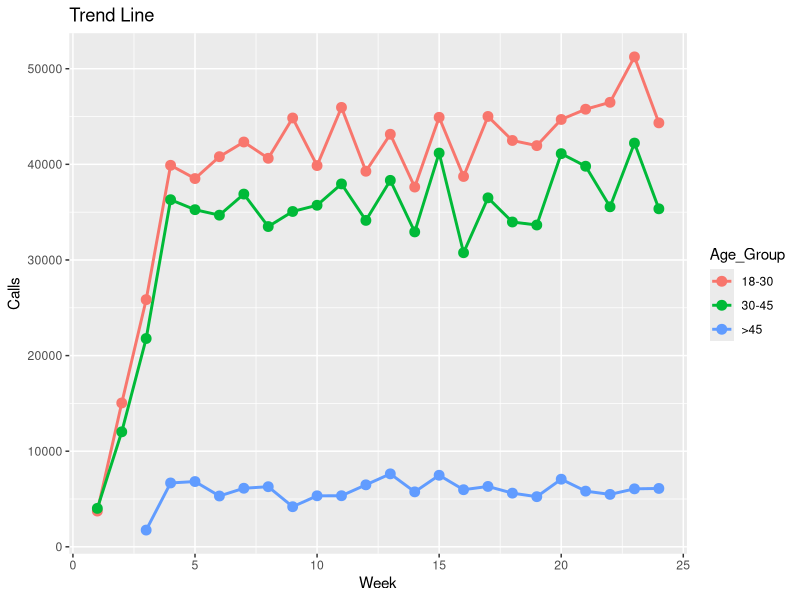

The R script that drew this image:

library(ggplot2)

demo_data <- read.csv("../../../data/0104_exploratory_data_analysis/data_visualisation/TelecomData_CustDemo.csv", header = TRUE)
tx_data <- read.csv("../../../data/0104_exploratory_data_analysis/data_visualisation/TelecomData_WeeklyData.csv", header = TRUE)

w_data <- merge(demo_data, tx_data, by = ("CustID"), all = TRUE)
head(w_data)

w_data$Age_Group <- cut(w_data$Age, breaks = c(0, 30, 45, Inf), labels = c("18-30", "30-45", ">45"))
t_data <- aggregate(Calls ~ Week + Age_Group, data = w_data, FUN = sum)

ggplot(t_data, aes(x = Week, y = Calls, colour = Age_Group)) + 
  geom_line(linewidth = 1) + 
  geom_point(size = 3) + 
  labs(y = "Calls", title = "Trend Line")
